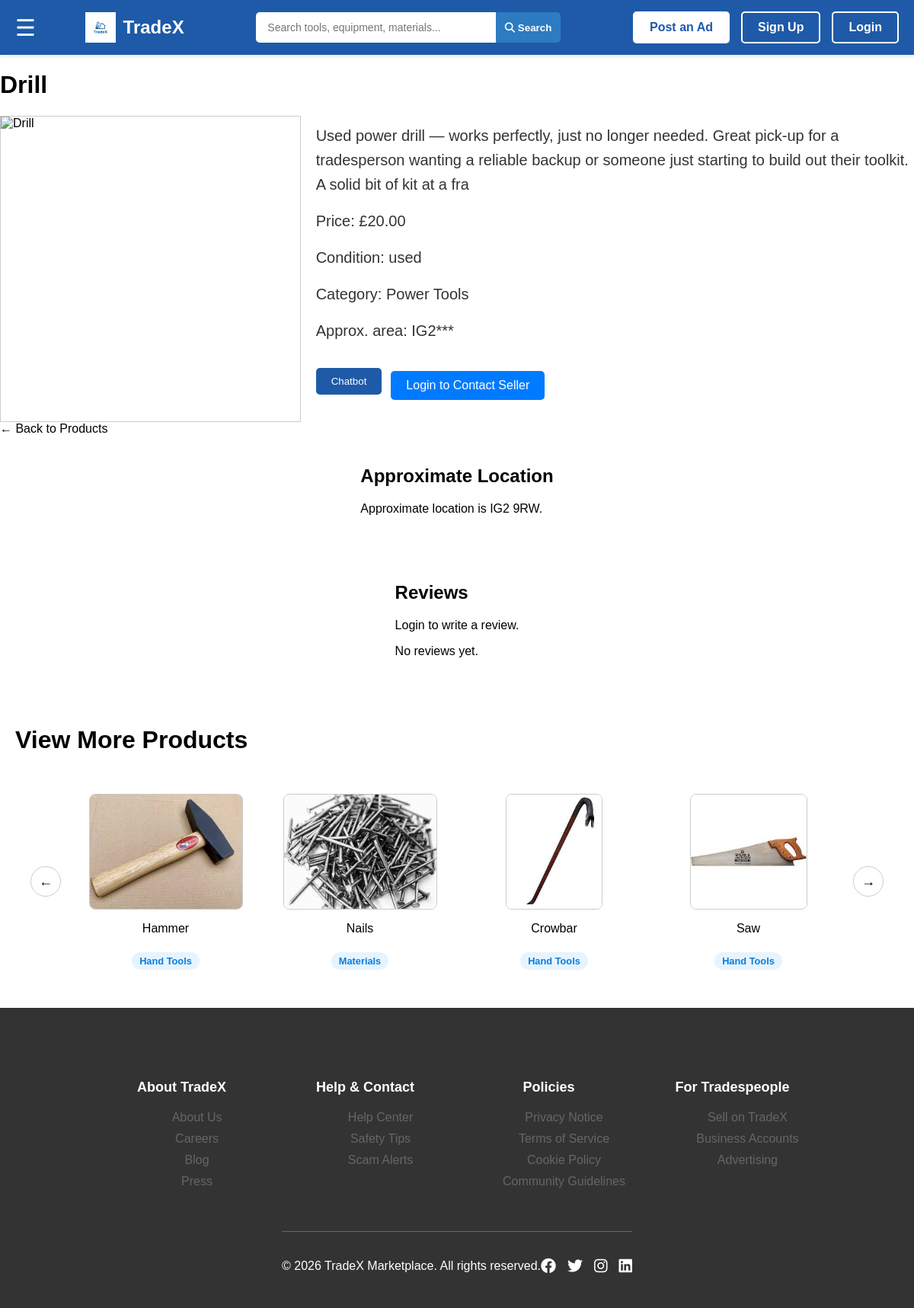
/products/17/, run on the app's committed database.
### myapp/models.py (models this page shows, shortened)
class Listing(models.Model):
    title = models.CharField(max_length=50)
    description = models.CharField(max_length=200)
    price = models.DecimalField(max_digits=20, decimal_places=2)
    createdDate = models.DateTimeField(auto_now_add=True)
    user = models.ForeignKey(User, on_delete=models.CASCADE)
    creditAccount = models.ForeignKey(CreditAccount, on_delete=models.CASCADE)
    location = models.ForeignKey(Location, on_delete=models.CASCADE)
    category = models.ForeignKey('Category', on_delete=models.CASCADE)
    condition = models.CharField(max_length=10, choices=MaterialCondition.choices)
    status = models.CharField(max_length=10, choices=ListingStatus.choices)
    credit_awarded_on_sale = models.BooleanField(default=False)

class Category(models.Model):
    name = models.CharField(max_length=100)

class Location(models.Model):
    postcode = models.CharField(max_length=20)
    city = models.CharField(max_length=50)
    latitude = models.FloatField()
    longitude = models.FloatField()
    user = models.ForeignKey(User, on_delete=models.CASCADE)

class Photo(models.Model):
    image_url = models.URLField()
    uploadedDate = models.DateTimeField(auto_now_add=True)
    isPrimary = models.BooleanField(default=True)
    listing = models.ForeignKey(Listing, on_delete=models.CASCADE)
    category = models.ForeignKey(Category, on_delete=models.CASCADE)

### myapp/views.py (the view)
# urls.py: path("products/<int:listing_id>/", views.product_detail, name='product_details'),
def product_detail(request, listing_id):
    product = Listing.objects.filter(id=listing_id).first()
    if not product:
        return redirect("products")
    primary_photo = product.photo_set.filter(isPrimary=True).first()
    reviews = ListingReview.objects.filter(listing=product).order_by("-created_at")
    other_listings = Listing.objects.filter(status=ListingStatus.ACTIVE).exclude(id=listing_id)
    listings_with_photos = []
    for listing in other_listings:
        photo = listing.photo_set.filter(isPrimary=True).first()
        listings_with_photos.append({"listing": listing, "primary_photo": photo})
    return render(request, "product-page/product_detail.html", {
        **get_nav_context(request),
        "product": product,
        "primary_photo": primary_photo,
        "reviews": reviews,
        "review_form": ListingReviewForm(),
        "listings_with_photos": listings_with_photos,
        "can_review_listing": bool(request.session.get("user_id")) and request.session.get("user_id") != product.user_id,
        "can_message_seller": bool(request.session.get("user_id")) and request.session.get("user_id") != product.user_id,
    })

### myapp/forms.py
class ListingReviewForm(forms.ModelForm):
    class Meta:
        model = ListingReview
        fields = ["rating", "comment"]
        widgets = {
            "rating": forms.NumberInput(attrs={"min": 1, "max": 5}),
            "comment": forms.Textarea(attrs={"rows": 3}),
        }

### myapp/views.py (called while the page is built)
def get_nav_context(request):
    user_id = request.session.get("user_id")
    user = None
    if user_id:
        try:
            user = User.objects.get(id=user_id)
        except User.DoesNotExist:
            pass
    return {"user_id": user_id, "user": user}

### myapp/templates/product-page/product_detail.html (shortened to what this page needs)
{% load static %}
<!DOCTYPE html>
<html>
<head>
    <link rel="stylesheet" href="{% static 'styles/styles.css' %}">
    <link rel="stylesheet" href="{% static 'products-page/product-detail.css' %}">
    <link rel="stylesheet" href="https://cdnjs.cloudflare.com/ajax/libs/font-awesome/6.4.0/css/all.min.css">
    <link rel="stylesheet" href="https://unpkg.com/leaflet@1.9.4/dist/leaflet.css">
</head>
<body>
    {% include 'home/navbar.html' %}
    <h1>{{ product.title }}</h1>
    <div class="product-layout">
        {% if primary_photo %}
            <img src="{{ primary_photo.image_url }}" alt="{{ product.title }}" class="main-product-image">
        {% else %}
            <img src="{% static 'images/placeholder.webp' %}" alt="No Image Available" class="main-product-image">
        {% endif %}
        <div class="product-info">
            <p class="product-description">{{ product.description }}</p>
            <p class="product-description">Price: £{{ product.price }}</p>
            <p class="product-description">Condition: {{ product.condition }}</p>
            <p class="product-description">Category: {{ product.category.name }}</p>
            <p class="product-description">Approx. area: {{ product.location.postcode|slice:":3" }}***</p>
            <div style="display:flex;gap:0.75rem;margin-top:1rem;align-items:center;">
                <a href="{% url 'chatbot_page' %}"><button class="chatbot-button">Chatbot</button></a>
                {% if can_message_seller %}
                    <a class="contact-seller-button" href="{% url 'start_conversation' product.id %}">Contact Seller</a>
                {% elif user_id and user_id == product.user_id %}
                    <button class="contact-seller-button" disabled>Your Listing</button>
                {% else %}
                    <a class="contact-seller-button" href="{% url 'login' %}">Login to Contact Seller</a>
                {% endif %}
            </div>
        </div>
    </div>
    <a href="{% url 'products' %}">← Back to Products</a>
        <section style="max-width:900px;margin:1.2rem auto;">
        <h2>Approximate Location</h2>
        {% if product.location.latitude != 0 or product.location.longitude != 0 %}
            <div id="listingMap" style="height:320px;border-radius:10px;overflow:hidden;"></div>
            <p style="margin-top:0.5rem;color:#666;">To protect privacy, this shows an approximate area based on the seller postcode.</p>
        {% else %}
            <p>Approximate location is {{ product.location.postcode }}.</p>
        {% endif %}
    </section>
    <section class="reviews" style="max-width:900px;margin:2rem auto;">
        <h2>Reviews</h2>
        {% if can_review_listing %}
            <form method="POST" action="{% url 'add_review' product.id %}" style="margin-bottom:1rem;">
                {% csrf_token %}
                {{ review_form.as_p }}
                <button type="submit" class="btn btn-primary">Submit Review</button>
            </form>
            {% elif user_id and user_id == product.user_id %}
            <p>You can't review your own listing.</p>
        {% else %}
            <p><a href="{% url 'login' %}">Login</a> to write a review.</p>
        {% endif %}
        {% for review in reviews %}
            <article style="border:1px solid #ddd;padding:0.8rem;margin-bottom:0.8rem;border-radius:6px;">
                <p><strong>{{ review.reviewer.username }}</strong> · {{ review.rating }}/5</p>
                <p>{{ review.comment }}</p>
                <small>{{ review.created_at|date:"M d, Y H:i" }}</small>
            </article>
        {% empty %}
            <p>No reviews yet.</p>
        {% endfor %}
    </section>
    <div id="main">
        <h1>View More Products</h1>
        <div class="carousel-wrapper">
            <button onclick="prev()">&#8592;</button>
            <div class="carousel-window">
                <div class="carousel-track">
                    {% for item in listings_with_photos %}
                     <div class="container">
                         <div>
                            <a href="{% url 'product_details' item.listing.id %}">
                                {% if item.primary_photo %}
                                    <img src="{{ item.primary_photo.image_url }}" alt="{{ item.listing.title }}" class="product-image">
                                {% else %}
                                    <img src="{% static 'images/placeholder.webp' %}" alt="{{ item.listing.title }}" class="product-image">
                                {% endif %}
                            </a>
                            <p>{{ item.listing.title }}</p>
                            <span class="listing-category-btn">{{ item.listing.category.name }}</span>
                        </div>
                     </div>
                    {% endfor %}
                </div>
            </div>
            <button onclick="next()">&#8594;</button>
        </div>
    </div>
    {% include 'home/footer.html' %}
</body>
</html>

### myapp/static/styles/styles.css (style rules this page uses)
:root { --primary-blue: #1E5AA8; --secondary-blue: #2D7BC0; --light-blue: #E8F1F8; --white: #FFFFFF; --dark-gray: #333333; --medium-gray: #666666; --light-gray: #F5F5F5; --border-color: #DDDDDD; }
.container { max-width: 1200px; margin: 0 auto; padding: 0 20px; }
body { display: flex; flex-direction: column; min-height: 100vh; }
a, button, [onclick] { cursor: pointer; }
.chatbot-button { background-color: var(--primary-blue); color: var(--white); border: none; outline: none; padding: 10px 20px; cursor: pointer; border-radius: 5px; transition: background-color 0.3s; }
#main { transition: margin-left .5s; padding: 20px; }

### myapp/static/products-page/product-detail.css (style rules this page uses)
body { font-family: Arial, sans-serif; margin: 0; padding: 0; display: flex; flex-direction: column; min-height: 100vh; }
.container { width: 100%; box-sizing: border-box; padding: 0 20px; }
.listing-category-btn { display: inline-block; margin-top: 6px; padding: 4px 10px; border-radius: 999px; background-color: #e6f4ff; color: #0b7dda; font-size: 0.8rem; font-weight: 600; }
.product-description { padding: 5px 0; max-width: 800px; margin: 0; text-align: left; font-size: 20px; color: #333; line-height: 1.6; }
.contact-seller-button { display: inline-block; padding: 10px 20px; background-color: #007bff; color: white; text-decoration: none; border-radius: 5px; margin-top: 10px; }
.product-layout { display: flex; flex-direction: row; align-items: flex-start; gap: 20px; }
.product-info { display: flex; flex-direction: column; gap: 6px; padding-top: 5px; }
.product-image { width: 170px; height: 150px; object-fit: cover; border: 1px solid #ccc; }
.main-product-image { width: 400px; height: 400px; object-fit: cover; border: 1px solid #ccc; display: block; }
.carousel-wrapper { display: flex; align-items: center; gap: 10px; padding: 20px; }
.carousel-window { overflow: hidden; width: 100%; }
.carousel-track { display: flex; transition: transform 0.3s ease; }
.container { display: flex; flex-direction: column; align-items: center; min-width: 25%; padding: 10px; box-sizing: border-box; }
.container div { flex: 1; text-align: center; }
.container img { width: 100%; max-width: 200px; height: 150px; object-fit: cover; border-radius: 8px; border: 1px solid #ccc; }
.container a { text-decoration: none; color: inherit; display: flex; flex-direction: column; align-items: center; gap: 8px; }
a { text-decoration: none; color: black; }
.carousel-wrapper button { background-color: white; border: 1px solid #ccc; border-radius: 50%; width: 40px; height: 40px; font-size: 18px; cursor: pointer; flex-shrink: 0; }

### data on the page
Listing: title "Drill", description "Used power drill — works perfectly, just no longer needed. Great pick-up for a tradesperson wanting a reliable backup or someone just starting to build out their toolkit. A solid bit of kit at a fra", price "20.00", condition "used", category.name "Power Tools", location.postcode "IG2", location.postcode "IG2 9RW"
Listing: primary_photo.image_url (picture), listing "Hammer", listing.category.name "Hand Tools"
Listing: primary_photo.image_url (picture), listing "Nails", listing.category.name "Materials"
Listing: primary_photo.image_url (picture), listing "Crowbar", listing.category.name "Hand Tools"
Listing: primary_photo.image_url (picture), listing "Saw", listing.category.name "Hand Tools"
